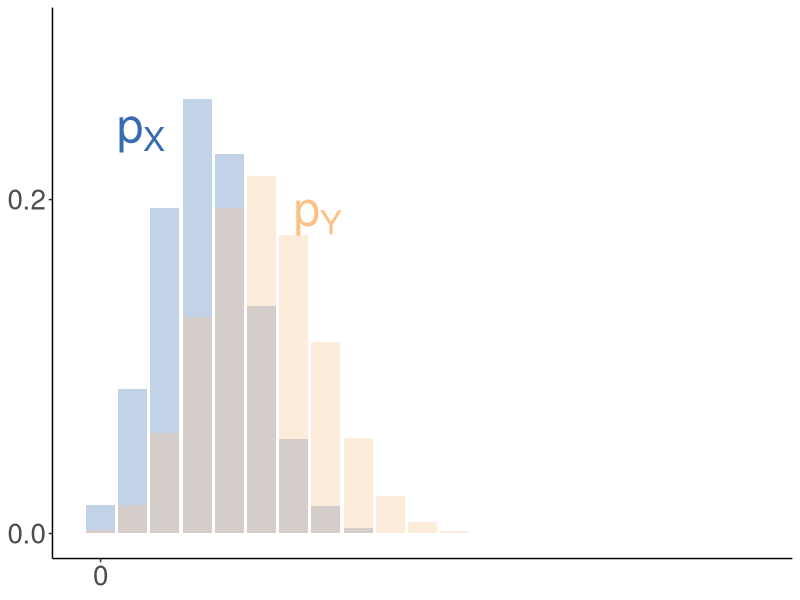
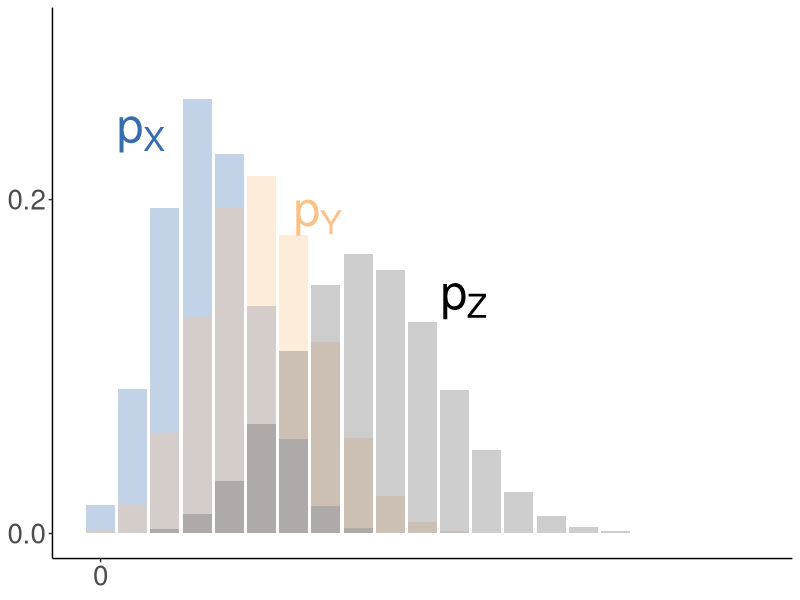
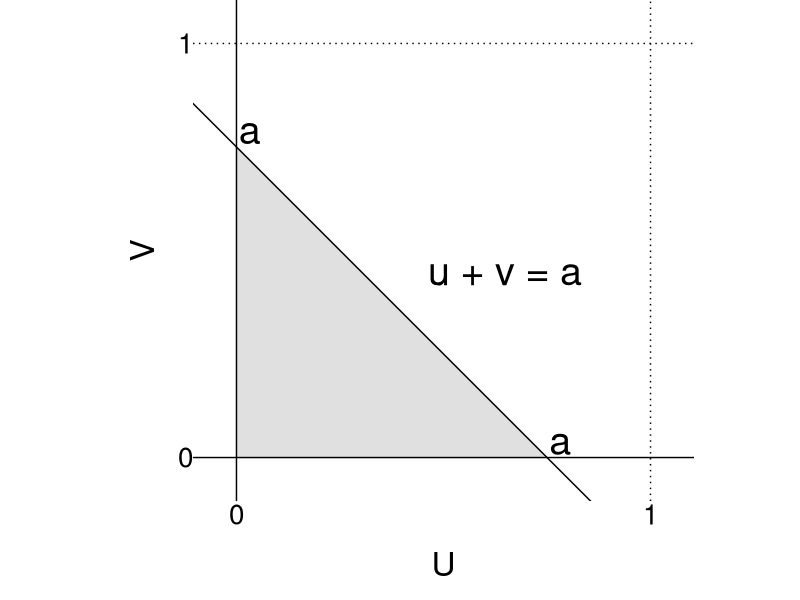
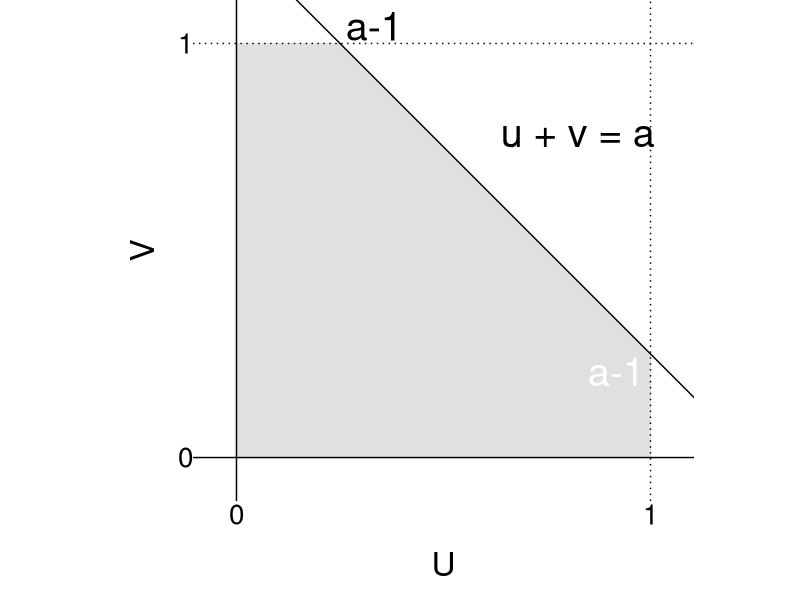
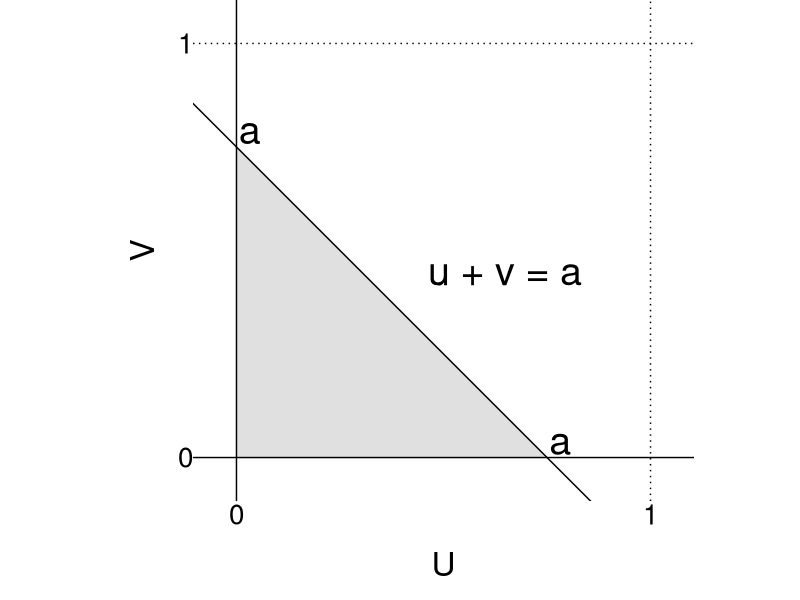
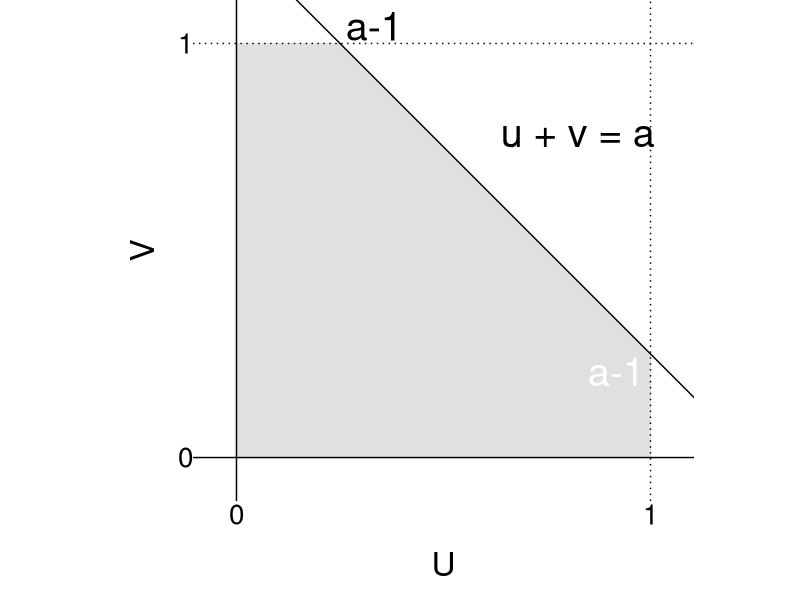
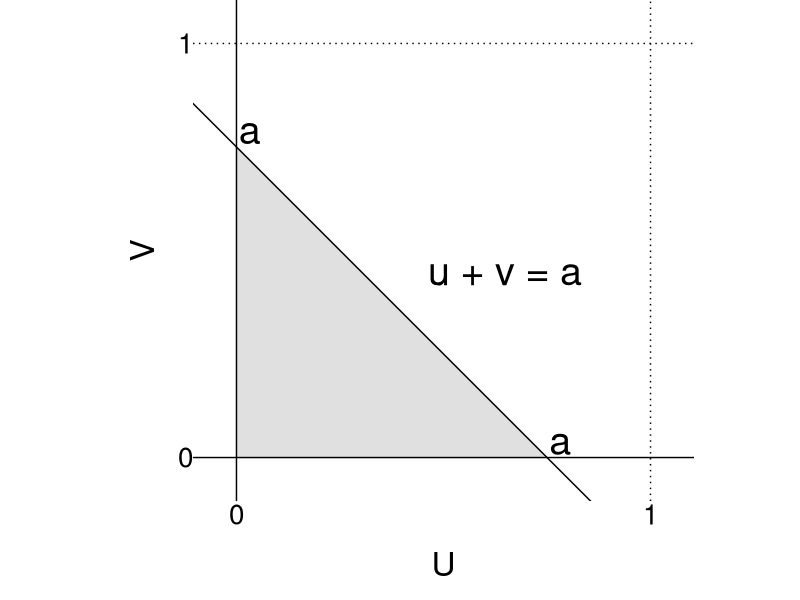
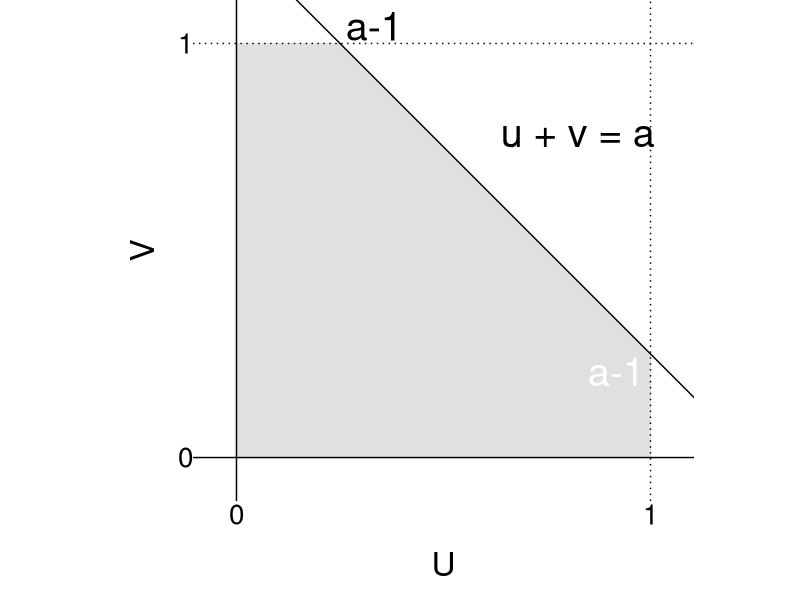

The R script that drew these images, in order:
## ---- chunk 1
library(tidyverse)
library(fontawesome)
knitr::opts_chunk$set(eval = TRUE, echo = FALSE)
palette(RColorBrewer::brewer.pal(8, "Accent"))
# plot(1:5, col = 1:5, cex = 2, pch = 16)
theme_sizes <- theme(
    plot.title = element_text(size = 32),
    plot.subtitle = element_text(size = 24),
    axis.text = element_text(size = 20),
    axis.title = element_text(size = 24, margin = margin(1, 1, 1, 1, unit = "lines")),
    axis.title.y = element_text(angle = 90),
    legend.text = element_text(size = 20)
  )
## ---- chunk 2
#| ncol: 1
#| fig-asp: .75
binom_sum <- data.frame(x = 0:20) |>
  mutate(
    d1 = dbinom(x, 10, 1/3),
    d2 = dbinom(x, 15, 1/3),
    d3 = dbinom(x, 25, 1/3)
  )
ptmp <- ggplot(binom_sum, aes(x = x)) +
  theme_classic() +
  scale_x_continuous(breaks = c(0)) +
  scale_y_continuous(breaks = c(0, .2), limits = c(0, .3)) +
  labs(x = NULL, y = NULL) +
  theme_sizes 
ptmp + 
  geom_col(aes(y = d1), fill = palette()[5], alpha = .3) +
  geom_col(aes(y = d2), fill = palette()[3], alpha = .3) +
  annotate("text", x = 2, y = .25, label = "p[X]", color = palette()[5],
           parse = TRUE, hjust = 1, vjust = 1, size = 12) +
  annotate("text", x = 6, y = .2, label = "p[Y]", color = palette()[3],
           parse = TRUE, hjust = 0, vjust = 1, size = 12)
## ---- chunk 3
#| ncol: 1
#| fig-asp: .75
ptmp + 
  geom_col(aes(y = d1), fill = palette()[5], alpha = .3) +
  geom_col(aes(y = d2), fill = palette()[3], alpha = .3) +
  annotate("text", x = 2, y = .25, label = "p[X]", color = palette()[5],
           parse = TRUE, hjust = 1, vjust = 1, size = 12) +
  annotate("text", x = 6, y = .2, label = "p[Y]", color = palette()[3],
           parse = TRUE, hjust = 0, vjust = 1, size = 12) +
  geom_col(aes(y = d3), alpha = .3) +
  annotate("text", x = 12, y = .15, label = "p[Z]", 
           parse = TRUE, hjust = 1, vjust = 1, size = 12)
## ---- chunk 4
#| fig-align: center
sum_unif_1 <- ggplot() +
  theme_void() +
  scale_x_continuous(limits = c(-0.05, 1.05), breaks = c(0, 1)) +
  scale_y_continuous(limits = c(-0.05, 1.05), breaks = c(0, 1)) +
  annotate("text", x = .5, y = .5, label = "u + v = a",
           hjust = 0.1, vjust = 1.2, size = 10) +
  annotate("text", x = c(0, 0.75), y = c(0.75, 0), label = "a", 
           size = 10, hjust = -.1, vjust = -.1) +
  annotate("polygon", x = c(0, 0.75, 0), y = c(0, 0, 0.75),
           color = NA, fill = "lightgrey", alpha = 0.7) +
  labs(x = "U", y = "V") +
  geom_abline(intercept = .75, slope = -1) +
  geom_hline(yintercept = c(0, 1), linetype = c("solid", "dotted")) +
  geom_vline(xintercept = c(0, 1), linetype = c("solid", "dotted")) +
  coord_equal() +
  theme_sizes
sum_unif_2 <- ggplot() +
  theme_void() +
  scale_x_continuous(limits = c(-0.05, 1.05), breaks = c(0, 1)) +
  scale_y_continuous(limits = c(-0.05, 1.05), breaks = c(0, 1)) +
  annotate("text", x = .75, y = 0.75, label = "u + v = a",
           hjust = 0.3, vjust = 0, size = 10) +
  annotate("polygon", x = c(0, 1, 1, 0.25, 0), y = c(0, 0, .25, 1, 1), 
           color = NA, fill = "lightgrey", alpha = 0.7) +
  annotate("text", x = c(.25, 1), y = c(1, .25), label = "a-1", 
           color = c("black", "white"),
           size = 10, hjust = c(-.1, 1.1), vjust = c(-.1, 1.1)) +
  geom_abline(intercept = 1.25, slope = -1) +
  geom_hline(yintercept = c(0, 1), linetype = c("solid", "dotted")) +
  geom_vline(xintercept = c(0, 1), linetype = c("solid", "dotted")) +
  labs(x = "U", y = "V") +
  coord_equal() +
  theme_sizes
## ---- chunk 5
#| layout-ncol: 1
#| fig-asp: .6
sum_unif_1
sum_unif_2
## ---- chunk 6
#| layout-ncol: 1
#| fig-asp: .6
sum_unif_1
sum_unif_2
## ---- chunk 7
#| layout-ncol: 1
#| fig-asp: .6
sum_unif_1
sum_unif_2 
## ---- chunk 8
#| layout-ncol: 1
#| fig-asp: 1
ggplot() +
  theme_void() +
  scale_x_continuous(limits = c(-0.05, 1.05), breaks = c(0, .5, 1),
                     labels = c(0, "u", 1)) +
  scale_y_continuous(limits = c(-0.05, 1.05), breaks = c(0, .25, 1),
                     labels = c(0, "v", 1)) +
  annotate("text", x = .5, y = .25, parse = TRUE,
           label = "f[V](a-u)~f[U](u)", color = palette()[5],
           hjust = -.1, vjust = -.1, size = 10) +
  annotate("text", x = c(0, 0.75), y = c(0.75, 0), label = "a", 
           size = 10, hjust = -.1, vjust = -.1) +
  labs(x = "U", y = "V") +
  geom_abline(intercept = .75, slope = -1) +
  geom_hline(yintercept = c(0, 1), linetype = c("solid", "dotted")) +
  geom_vline(xintercept = c(0, 1), linetype = c("solid", "dotted")) +
  annotate("point", x = .5, y = .25, size = 7, color = palette()[5]) +
  annotate("segment", x = c(.5, .5, 0), xend = c(.5, 0, .75),
           y = c(0, .25, .75), yend = c(.25, .25, 0),
           color = palette()[5], linewidth = 2, 
           linetype = c("dotted", "dotted", "solid")) +
  coord_equal() +
  theme_sizes
## ---- chunk 9
#| fig-asp: .1
#| fig-align: center
ggplot() +
  theme_void() +
  scale_x_continuous(limits = c(0, 10), expand = expansion(add = .17)) +
  geom_hline(yintercept = 0, linetype = "dotted") +
  annotate("point", x = c(4, 7), y = 0, shape = 4, size = 12) +
  annotate("point", x = 0, y = 0, shape = 16, size = 10) +
  annotate("text", x = c(2, 5.5, 8), y = 0,
           label = c("T[1]", "T[2]", "T[3]"),
           parse = TRUE, hjust = .5, vjust = -.1, size = 8)
  
## ---- chunk 10
ggplot() +
  theme_minimal() +
  theme_sizes +
  scale_x_continuous(limits = c(-15, 15), breaks = c(-5, 0, 5)) +
  labs(x = NULL, y = "Probability density") +
  geom_function(fun = dnorm, args = list(mean = 0, sd = 3),
                color = grey(.8)) +
  geom_function(fun = dnorm, args = list(mean = 0, sd = 3 * 3),
                color = grey(.4)) +
  geom_function(fun = dnorm, args = list(mean = 0, sd = 3 * 6),
                color = grey(.2)) +
  geom_function(fun = dnorm, args = list(mean = 0, sd = 3 * 9),
                color = grey(0)) +
  annotate("text", parse = TRUE, color = grey(c(.8, .4, .2, 0)),
           x = 0, y = dnorm(0, sd = c(1, 3, 6, 9) * 3), size = 8,
           label = c("D[(1)]", "D[(3)]", "D[(6)]", "D[(9)]"),
           hjust = .5, vjust = c(1.3, -.3, -.3, 1.3)) +
  theme(axis.text.y = element_blank())
